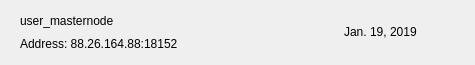
<?xml version="1.0" encoding="UTF-8"?>
<ui version="4.0">
 <class>MNRow</class>
 <widget class="QWidget" name="MNRow">
  <property name="geometry">
   <rect>
    <x>0</x>
    <y>0</y>
    <width>475</width>
    <height>65</height>
   </rect>
  </property>
  <property name="windowTitle">
   <string>Form</string>
  </property>
  <property name="styleSheet">
   <string notr="true"/>
  </property>
  <layout class="QVBoxLayout" name="verticalLayout_2">
   <property name="spacing">
    <number>0</number>
   </property>
   <property name="leftMargin">
    <number>20</number>
   </property>
   <property name="topMargin">
    <number>0</number>
   </property>
   <property name="rightMargin">
    <number>20</number>
   </property>
   <property name="bottomMargin">
    <number>0</number>
   </property>
   <item>
    <widget class="QFrame" name="frame_2">
     <property name="styleSheet">
      <string notr="true">border:none;</string>
     </property>
     <property name="frameShape">
      <enum>QFrame::StyledPanel</enum>
     </property>
     <property name="frameShadow">
      <enum>QFrame::Raised</enum>
     </property>
     <layout class="QHBoxLayout" name="horizontalLayout">
      <property name="leftMargin">
       <number>0</number>
      </property>
      <property name="rightMargin">
       <number>0</number>
      </property>
      <item>
       <widget class="QFrame" name="frame">
        <property name="styleSheet">
         <string notr="true">border:none;padding:0px;</string>
        </property>
        <property name="frameShape">
         <enum>QFrame::StyledPanel</enum>
        </property>
        <property name="frameShadow">
         <enum>QFrame::Raised</enum>
        </property>
        <layout class="QVBoxLayout" name="verticalLayout">
         <property name="spacing">
          <number>0</number>
         </property>
         <property name="leftMargin">
          <number>0</number>
         </property>
         <property name="topMargin">
          <number>0</number>
         </property>
         <property name="rightMargin">
          <number>0</number>
         </property>
         <property name="bottomMargin">
          <number>0</number>
         </property>
         <item>
          <widget class="QLabel" name="labelName">
           <property name="text">
            <string>user_masternode</string>
           </property>
          </widget>
         </item>
         <item>
          <widget class="QLabel" name="labelAddress">
           <property name="text">
            <string>Address: 88.26.164.88:18152</string>
           </property>
          </widget>
         </item>
        </layout>
       </widget>
      </item>
      <item>
       <spacer name="horizontalSpacer">
        <property name="orientation">
         <enum>Qt::Horizontal</enum>
        </property>
        <property name="sizeHint" stdset="0">
         <size>
          <width>40</width>
          <height>20</height>
         </size>
        </property>
       </spacer>
      </item>
      <item>
       <widget class="QLabel" name="labelDate">
        <property name="text">
         <string>Jan. 19, 2019</string>
        </property>
       </widget>
      </item>
      <item>
       <widget class="QPushButton" name="pushButtonMenu">
        <property name="focusPolicy">
         <enum>Qt::NoFocus</enum>
        </property>
        <property name="styleSheet">
         <string notr="true">border:none; background-color:transparent; padding:0px;</string>
        </property>
        <property name="text">
         <string/>
        </property>
        <property name="icon">
         <iconset>
          <normaloff>:/ic-menu-hover</normaloff>:/ic-menu-hover</iconset>
        </property>
        <property name="iconSize">
         <size>
          <width>24</width>
          <height>24</height>
         </size>
        </property>
       </widget>
      </item>
     </layout>
    </widget>
   </item>
   <item>
    <widget class="QLabel" name="lblDivisory">
     <property name="minimumSize">
      <size>
       <width>0</width>
       <height>1</height>
      </size>
     </property>
     <property name="maximumSize">
      <size>
       <width>16777215</width>
       <height>1</height>
      </size>
     </property>
     <property name="text">
      <string/>
     </property>
     <property name="alignment">
      <set>Qt::AlignBottom|Qt::AlignLeading|Qt::AlignLeft</set>
     </property>
    </widget>
   </item>
  </layout>
 </widget>
 <resources/>
 <connections/>
</ui>
